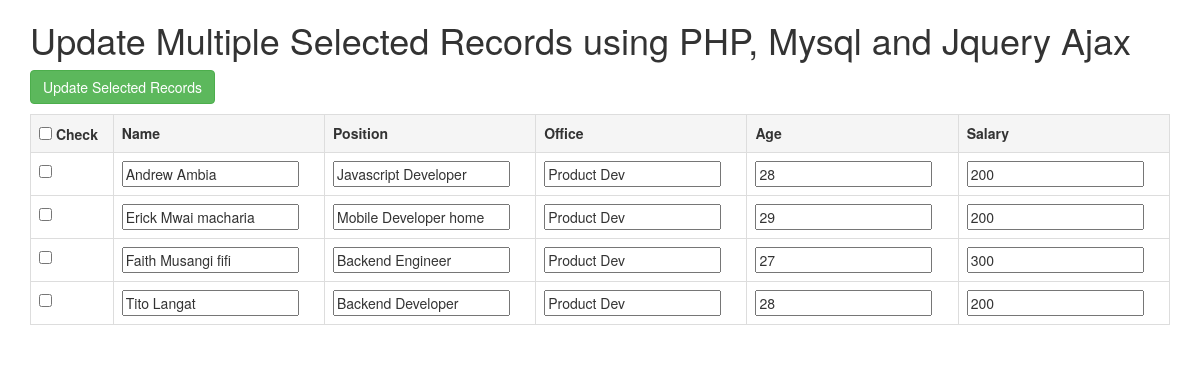
The page / on the database its author committed.
### tables this page shows
CREATE TABLE `employee` (
  `id` int(11) NOT NULL,
  `name` varchar(100) NOT NULL,
  `position` varchar(100) NOT NULL,
  `office` varchar(100) NOT NULL,
  `age` int(11) NOT NULL,
  `salary` int(11) NOT NULL,
  `photo` varchar(150) NOT NULL
);

### index.php (the view, shortened to what this page needs)
<!doctype html>
<html>
<head>
  <link rel="stylesheet" href="https://maxcdn.bootstrapcdn.com/bootstrap/3.4.1/css/bootstrap.min.css">
</head>
<body >
<?php
include "conn.php";
    $alert= "";
 ?>
        <div class='container'>
            <h1>Update Multiple Selected Records using PHP, Mysql and Jquery Ajax</h1>
            <form method='post' action=''><?php echo $alert; ?>
                <p><input type='submit' value='Update Selected Records' class="btn btn-success" name='btn_update'></p>
                <table class="table table-bordered">
                    <tr style='background: whitesmoke;'>
                        <th><input type='checkbox' id='checkall' > Check</th>
                        <th>Name</th>
                        <th>Position</th>
                        <th>Office</th>
                        <th>Age</th>
                        <th>Salary</th>
                    </tr>
                    <?php
                    $query = "SELECT * FROM employee order by name asc limit 10";
                    $result = mysqli_query($conn,$query);
                    while($row = mysqli_fetch_array($result) ){
                        $id = $row['id'];
                        $name = $row['name'];
                        $position = $row['position'];
                        $office = $row['office'];
                        $age = $row['age'];
                        $salary = $row['salary'];
                    ?>
                        <tr>
                            <td><input type='checkbox' name='update[]' value='<?= $id ?>' ></td>
                            <td><input type='text' name='name_<?= $id ?>' value='<?= $name ?>' ></td>
                            <td><input type='text' name='position_<?= $id ?>' value='<?= $position ?>' ></td>
                            <td><input type='text' name='office_<?= $id ?>' value='<?= $office ?>' ></td>
                            <td><input type='text' name='age_<?= $id ?>' value='<?= $age ?>' ></td>
                            <td><input type='text' name='salary_<?= $id ?>' value='<?= $salary ?>' ></td>
                        </tr>
                    <?php
                    }
                    ?>
                </table>
            </form>
        </div>
</body>
</html>

### rows shown on the page
employee: name "Andrew Ambia", position "Javascript Developer", office "Product Dev", age "28", salary "200"
employee: name "Erick Mwai macharia", position "Mobile Developer home", office "Product Dev", age "29", salary "200"
employee: name "Faith Musangi fifi", position "Backend Engineer", office "Product Dev", age "27", salary "300"
employee: name "Tito Langat", position "Backend Developer", office "Product Dev", age "28", salary "200"
